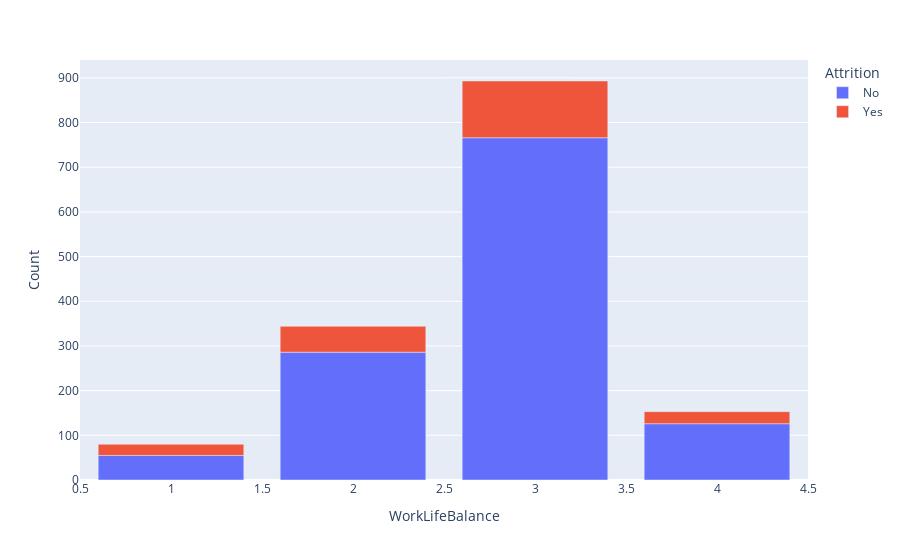

Notebook code for this chart:
### Markdown cell above
**Observation** People with poor levels of Work life balance have adjusted themselves to their jobs, but as seen for the above parameters with a better work life score, people are more accustomed to the better life and want to go for an attrition more. But this trend perishes when the work life balance is really good, and people are satisfied with the work they are doing

### Code cell
wlb_att2 = data.groupby(['WorkLifeBalance','Attrition']).apply(lambda x:x['HourlyRate'].count()).reset_index(name='Count')

px.bar(wlb_att2, x='WorkLifeBalance', y='Count', color='Attrition')

### Figure 1 — Plotly figure (JSON) as saved in the notebook; plotly's stock layout.template omitted (floating-point values rounded to 4 significant figures)
{"data": [{"alignmentgroup": "True", "hovertemplate": "Attrition=No<br>WorkLifeBalance=%{x}<br>Count=%{y}<extra></extra>", "legendgroup": "No", "marker": {"color": "#636efa"}, "name": "No", "offsetgroup": "No", "orientation": "v", "showlegend": true, "textposition": "auto", "type": "bar", "x": [1, 2, 3, 4], "xaxis": "x", "y": [55, 286, 766, 126], "yaxis": "y"}, {"alignmentgroup": "True", "hovertemplate": "Attrition=Yes<br>WorkLifeBalance=%{x}<br>Count=%{y}<extra></extra>", "legendgroup": "Yes", "marker": {"color": "#EF553B"}, "name": "Yes", "offsetgroup": "Yes", "orientation": "v", "showlegend": true, "textposition": "auto", "type": "bar", "x": [1, 2, 3, 4], "xaxis": "x", "y": [25, 58, 127, 27], "yaxis": "y"}], "layout": {"barmode": "relative", "legend": {"title": {"text": "Attrition"}, "tracegroupgap": 0}, "margin": {"t": 60}, "xaxis": {"anchor": "y", "domain": [0, 1], "title": {"text": "WorkLifeBalance"}}, "yaxis": {"anchor": "x", "domain": [0, 1], "title": {"text": "Count"}}}}
